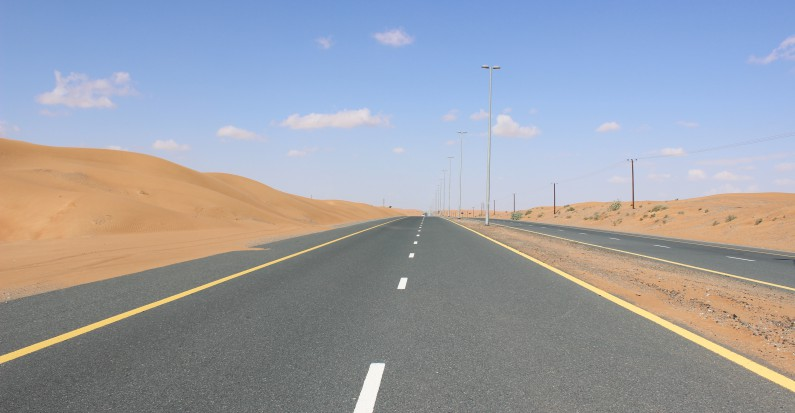
#> input picture data/road.jpg, 795 x 413 px
$ python spatial-extractor.py   (Python 2 division)   (older library calls are emulated)
#> lines starting #> are read from the running program, lines starting #| are printed output that depends on the picture
### scripts/rag_segmentation.py
import cv2
import copy
import numpy as np
from slic import SLICSuperPixel
from metric_methods import euclidean_dist


class RAGSegmentation(object):

    def __init__(self, image, slic_clust_num=200, slic_cw=15, slic_steps=10, median_blur=7):
        image = cv2.medianBlur(image, median_blur)
        self.image_lab = cv2.cvtColor(image, cv2.COLOR_BGR2Lab)
        self.image_mean = image.copy()
        self.image = image
        self.slic_sp = None
        self.slic_clusters = None
        self.slic_clust_num = slic_clust_num
        self.slic_cw = slic_cw
        self.slic_steps = slic_steps

    def run_slic(self):
        self.slic_sp = SLICSuperPixel(self.image, self.slic_clust_num, colour_weight=self.slic_cw,
                                      num_iter=self.slic_steps)
        self.slic_sp.run()
        return self.slic_sp.get_clusters()

    # [177 lines left out: functions slic_mean_rgb, slic_mean_lab, neighbours_regions, find_edges, __convert2arrays, __sort_edges and 5 more, not called in this run]

# [27 lines that do not run on import are left out]

### scripts/slic.py
import cv2
import numpy as np


class SLICSuperPixel(object):

    def __init__(self, image, num_clusters, colour_weight=10, num_iter=10, step=None):

        # If image loaded not correctly throw exception
        if not isinstance(image, np.ndarray):
            raise ValueError("Image value is None. Probably not loaded correctly!")

        image_lab = cv2.cvtColor(image, cv2.COLOR_BGR2Lab)
        # Define image size
        height = image_lab.shape[0]
        width = image_lab.shape[1]

        self.centers = []
        self.clusters = None
        self.center_counts = []
        self.image_rgb = image
        self.image = np.asarray(image_lab, dtype="int32")
        self.num_iter = num_iter
        self.num_clusters = num_clusters
        self.colour_weight = colour_weight

        # If step not defined define default
        if step is None:
            self.step = np.sqrt((height * width) / num_clusters)
        else:
            self.step = step

        self.step = int(self.step)

    def init_clusters(self):
        height = self.image.shape[0]
        width = self.image.shape[1]

        self.centers = []
        self.center_counts = []
        # Initialize cluster centers
        for i in xrange(self.step, width - self.step / 2, self.step):
            for j in xrange(self.step, height - self.step / 2, self.step):
                center_feature = []
                pixel_pos = (i, j)
                new_pos = self.find_local_minimum(self.image, pixel_pos)
                colour = self.image[new_pos[1], new_pos[0]]

                # Add center features
                center_feature += [int(col_x) for col_x in colour]
                center_feature += new_pos

                self.centers.append(center_feature)
                self.center_counts.append(0.0)

    @staticmethod
    def find_local_minimum(image, center):
        min_grad = float("inf")
        loc_min = center

        for i in xrange(center[0] - 1, center[0] + 2):
            for j in xrange(center[1] - 1, center[1] + 2):

                # Read neighbour pixels
                px_1 = image[j + 1, i]
                px_2 = image[j, i + 1]
                px_3 = image[j, i]

                l_1 = int(px_1[0])
                l_2 = int(px_2[0])
                l_3 = int(px_3[0])

                if (np.sqrt((l_1 - l_3)**2) + np.sqrt((l_2 - l_3)**2)) < min_grad:
                    min_grad = abs(l_1 - l_3) + abs(l_2 - l_3)
                    loc_min = (i, j)
        return loc_min

    def run(self):
        # Initialize start points
        self.init_clusters()
        clusters = -np.ones(self.image.shape[:-1])

        # Repeat iteration
        for iteration in range(1, self.num_iter):
            distance = -np.log(np.zeros(self.image.shape[:-1]))

            # For each center point
            for cntr in xrange(0, len(self.centers)):
                # Iterate over pixels in 2S
                x_range = [self.centers[cntr][3] - self.step, self.centers[cntr][3] + self.step]
                y_range = [self.centers[cntr][4] - self.step, self.centers[cntr][4] + self.step]

                # Prepare constraints
                x_l = x_range[0] if x_range[0] >= 0 else 0
                x_r = x_range[1] if x_range[1] < self.image.shape[1] else self.image.shape[1] - 1
                y_l = y_range[0] if y_range[0] >= 0 else 0
                y_r = y_range[1] if y_range[1] < self.image.shape[0] else self.image.shape[0] - 1

                # Colour distance
                image_piece = self.image[y_l:y_r, x_l:x_r]
                colour_dif = image_piece - self.image[self.centers[cntr][4], self.centers[cntr][3]]
                dc = np.sqrt(np.sum(np.square(colour_dif), axis=2))

                # Distance spatial
                x_coords = np.arange(x_l, x_r)
                y_coords = np.arange(y_l, y_r)
                y_coords = y_coords.reshape(y_coords.shape + (1,))
                ds = np.sqrt((x_coords - self.centers[cntr][3])**2 + (y_coords - self.centers[cntr][4])**2)
                eucl_dist = np.sqrt((dc / self.colour_weight)**2 + (ds / self.step)**2)

                # Append new distances
                dist_pr = distance[y_l:y_r, x_l:x_r]
                idx = dist_pr > eucl_dist
                dist_pr[idx] = eucl_dist[idx]
                distance[y_l:y_r, x_l:x_r] = dist_pr
                clusters[y_l:y_r, x_l:x_r][idx] = cntr

            for cen_idx in xrange(len(self.centers)):
                idx = (clusters == cen_idx)
                cluster_cols = self.image[idx]
                cluster_dist = np.where(idx == True)
                sum_y = np.sum(cluster_dist[0])
                sum_x = np.sum(cluster_dist[1])
                self.centers[cen_idx][0:3] = np.sum(cluster_cols, axis=0)
                self.centers[cen_idx][3:] = sum_x, sum_y
                self.centers[cen_idx] /= np.sum(idx)
        self.clusters = clusters

    # [29 lines left out: functions find_contours, plot, not called in this run]

    def get_clusters(self):
        return self.clusters


# [5 lines that do not run on import are left out]

### scripts/spatial-extractor.py
import cv2
import numpy as np
import matplotlib.pyplot as plt
from rag_segmentation import RAGSegmentation


class SpatialExtractor(object):

    # [190 lines left out: functions contours_generator, __init__, linear_coeffs, ratio_indexing, find_spatial, not called in this run]


if __name__ == '__main__':
    default_wres = 320
    test_image = cv2.imread('../data/road.jpg', 1)
#> test_image is the input picture: shape (413, 795, 3); mean B, G, R 167.4, 158.7, 155.7
    im_res = test_image.shape[:-1]
#> im_res = (413, 795)
    factor = im_res[0] / float(im_res[1])
#> factor = 0.519
    n_image = cv2.resize(test_image, (default_wres, int(default_wres * factor)))
    test_image_2 = test_image.copy()
    rag = RAGSegmentation(n_image, slic_clust_num=200, slic_cw=15, median_blur=7)
#> in __init__, `image = cv2.medianBlur(image, median_blur)`:
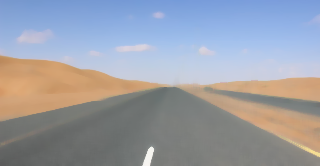
#> image: shape (166, 320, 3); mean of channels 0, 1, 2 167.3, 158, 154.8; drawn as B, G, R
#> in __init__, `self.image_lab = cv2.cvtColor(image, cv2.COLOR_BGR2Lab)`: self.image_lab: shape (166, 320, 3); mean of channels 0, 1, 2 166.4, 130.2, 123.3
    t_clusters = rag.run_slic()
#> in __init__, `self.image = np.asarray(image_lab, dtype="int32")`: self.image: shape (166, 320, 3) int32; mean of channels 0, 1, 2 166.4, 130.2, 123.3
#> after the loop in init_clusters, `for i in xrange(self.step, width - self.step / 2, self.step):`: self.center_counts = 171 values from 0 to 0; self.centers = 171 items, first 6: [170, 129, 100, 15, 15], [183, 129, 103, 15, 32], [195, 129, 110, 15, 47], [173, 141, 159, 16, 64], [182, 141, 160, 16, 79], [181, 139, 157, 15, 97]
#> after the loop in run, `for iteration in range(1, self.num_iter):`:
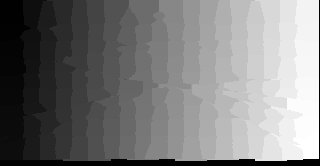
#> clusters: shape (166, 320) float64; min -1, max 170, mean 81.6; drawn with min black and max white
#> after the loop in run, `for iteration in range(1, self.num_iter):`: colour_dif: shape (32, 31, 3) int32; mean of channels 0, 1, 2 -1.3, -4.2, -1.5
#> after the loop in run, `for iteration in range(1, self.num_iter):`:
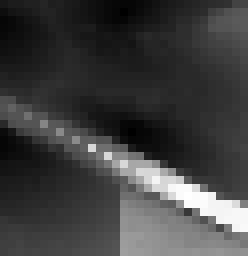
#> dist_pr: shape (32, 31) float64 (shown 8 times larger); min 0, max 4.15, mean 1.03; drawn with min black and max white
#> after the loop in run, `for iteration in range(1, self.num_iter):`: distance: shape (166, 320) float64; every value is NaN or infinite
#> after the loop in run, `for iteration in range(1, self.num_iter):`: self.centers = 171 items
#> (the run stopped early here; a loop or call above may not have finished)

$ run again, with data/beach.jpg copied over data/road.jpg
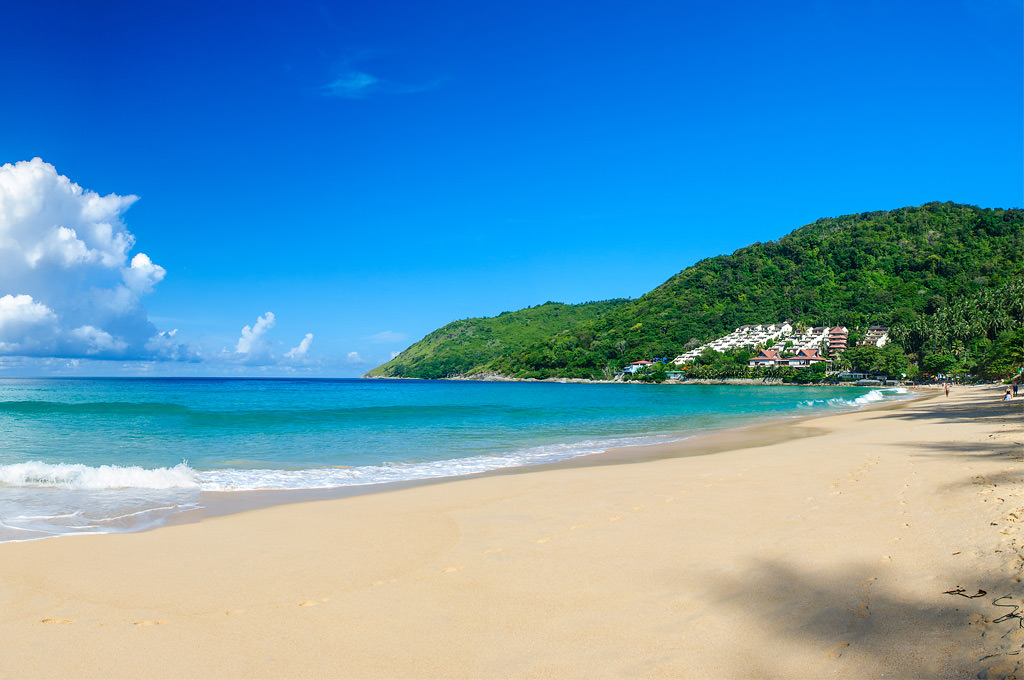
#> input picture data/beach.jpg, 1024 x 680 px
#> test_image is the input picture: shape (680, 1024, 3); mean B, G, R 184.7, 152.9, 94.9
#> self.image_lab: shape (212, 320, 3); mean of channels 0, 1, 2 158.5, 128.4, 108.5
#> self.image: shape (212, 320, 3) int32; mean of channels 0, 1, 2 158.5, 128.4, 108.5
#> after the loop in init_clusters, `for i in xrange(self.step, width - self.step / 2, self.step):`: self.center_counts = 187 values from 0 to 0; self.centers = 187 items, first 6: [88, 156, 63, 17, 19], [109, 148, 65, 17, 36], [198, 125, 108, 18, 55], [211, 124, 111, 17, 73], [170, 124, 93, 18, 90], [152, 123, 89, 17, 108]
#> after the loop in run, `for iteration in range(1, self.num_iter):`:
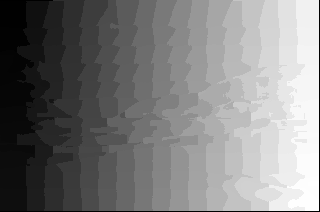
#> clusters: shape (212, 320) float64; min -1, max 186, mean 90.8; drawn with min black and max white
#> after the loop in run, `for iteration in range(1, self.num_iter):`:
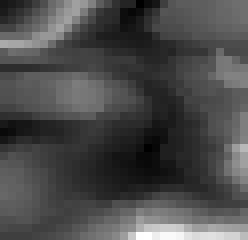
#> dist_pr: shape (30, 31) float64 (shown 8 times larger); min 0, max 3.02, mean 0.884; drawn with min black and max white
#> after the loop in run, `for iteration in range(1, self.num_iter):`: self.centers = 187 items
